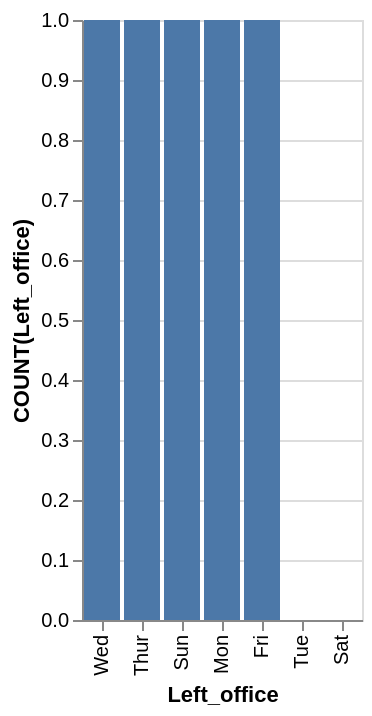

Source (Vega-Lite JSON):
### Vega-Lite specification from a JSON file in a GitHub repository (floating-point values rounded to 4 significant figures)
{"data": {"values": [{"x_data": "Wed", "y_data": 1}, {"x_data": "Thur", "y_data": 1}, {"x_data": "Sun", "y_data": 1}, {"x_data": "Mon", "y_data": 1}, {"x_data": "Fri", "y_data": 1}, {"x_data": "Tue", "y_data": 0}, {"x_data": "Sat", "y_data": 0}]}, "mark": "bar", "encoding": {"x": {"field": "x_data", "type": "nominal", "title": "Left_office", "sort": {"op": "sum", "field": "y_data", "order": "descending"}}, "y": {"field": "y_data", "type": "quantitative", "title": "COUNT(Left_office)"}}}
